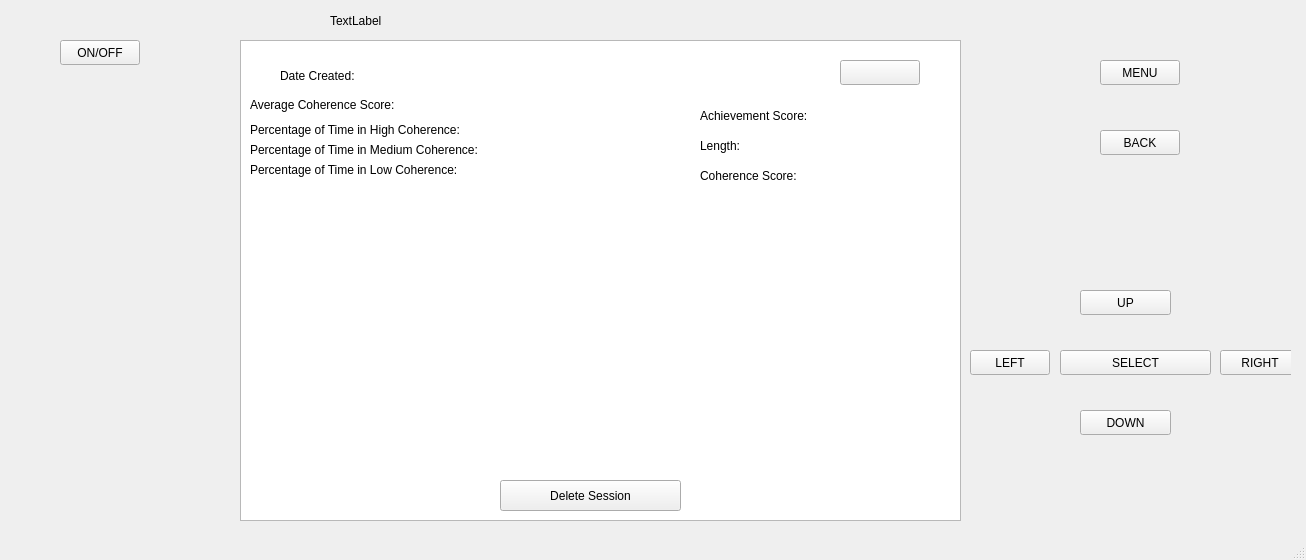
<?xml version="1.0" encoding="UTF-8"?>
<ui version="4.0">
 <class>MainWindow</class>
 <widget class="QMainWindow" name="MainWindow">
  <property name="geometry">
   <rect>
    <x>0</x>
    <y>0</y>
    <width>1306</width>
    <height>560</height>
   </rect>
  </property>
  <property name="windowTitle">
   <string>MainWindow</string>
  </property>
  <widget class="QWidget" name="centralwidget">
   <widget class="QLabel" name="menuLabel">
    <property name="geometry">
     <rect>
      <x>330</x>
      <y>0</y>
      <width>621</width>
      <height>41</height>
     </rect>
    </property>
    <property name="text">
     <string>TextLabel</string>
    </property>
   </widget>
   <widget class="QListWidget" name="mainListView">
    <property name="geometry">
     <rect>
      <x>240</x>
      <y>40</y>
      <width>721</width>
      <height>481</height>
     </rect>
    </property>
   </widget>
   <widget class="QPushButton" name="backButton">
    <property name="geometry">
     <rect>
      <x>1100</x>
      <y>130</y>
      <width>80</width>
      <height>25</height>
     </rect>
    </property>
    <property name="text">
     <string>BACK</string>
    </property>
   </widget>
   <widget class="QPushButton" name="menuButton">
    <property name="geometry">
     <rect>
      <x>1100</x>
      <y>60</y>
      <width>80</width>
      <height>25</height>
     </rect>
    </property>
    <property name="text">
     <string>MENU</string>
    </property>
   </widget>
   <widget class="QPushButton" name="pushButton_3">
    <property name="geometry">
     <rect>
      <x>60</x>
      <y>40</y>
      <width>80</width>
      <height>25</height>
     </rect>
    </property>
    <property name="text">
     <string>ON/OFF</string>
    </property>
   </widget>
   <widget class="Battery" name="widget" native="true">
    <property name="geometry">
     <rect>
      <x>40</x>
      <y>120</y>
      <width>120</width>
      <height>291</height>
     </rect>
    </property>
   </widget>
   <widget class="QWidget" name="breathPacersetting" native="true">
    <property name="enabled">
     <bool>true</bool>
    </property>
    <property name="geometry">
     <rect>
      <x>330</x>
      <y>40</y>
      <width>621</width>
      <height>401</height>
     </rect>
    </property>
    <widget class="QSlider" name="breathSlider">
     <property name="geometry">
      <rect>
       <x>80</x>
       <y>190</y>
       <width>451</width>
       <height>51</height>
      </rect>
     </property>
     <property name="minimum">
      <number>5</number>
     </property>
     <property name="maximum">
      <number>30</number>
     </property>
     <property name="singleStep">
      <number>5</number>
     </property>
     <property name="pageStep">
      <number>10</number>
     </property>
     <property name="orientation">
      <enum>Qt::Horizontal</enum>
     </property>
     <property name="tickPosition">
      <enum>QSlider::TicksBelow</enum>
     </property>
     <property name="tickInterval">
      <number>5</number>
     </property>
    </widget>
    <widget class="QLabel" name="breathSliderText">
     <property name="geometry">
      <rect>
       <x>130</x>
       <y>130</y>
       <width>231</width>
       <height>27</height>
      </rect>
     </property>
     <property name="text">
      <string>Breath Pacer: 10 seconds</string>
     </property>
    </widget>
   </widget>
   <widget class="QWidget" name="sessionScreen" native="true">
    <property name="geometry">
     <rect>
      <x>240</x>
      <y>40</y>
      <width>711</width>
      <height>471</height>
     </rect>
    </property>
    <widget class="LightStrip" name="breathPacerLights" native="true">
     <property name="geometry">
      <rect>
       <x>80</x>
       <y>410</y>
       <width>561</width>
       <height>31</height>
      </rect>
     </property>
    </widget>
    <widget class="QCustomPlot" name="graphWidget" native="true">
     <property name="geometry">
      <rect>
       <x>100</x>
       <y>190</y>
       <width>511</width>
       <height>221</height>
      </rect>
     </property>
    </widget>
    <widget class="QLabel" name="coherenceScoreLabel">
     <property name="geometry">
      <rect>
       <x>460</x>
       <y>120</y>
       <width>261</width>
       <height>31</height>
      </rect>
     </property>
     <property name="text">
      <string>Coherence Score: </string>
     </property>
    </widget>
    <widget class="QLabel" name="lengthLabel">
     <property name="geometry">
      <rect>
       <x>460</x>
       <y>90</y>
       <width>261</width>
       <height>31</height>
      </rect>
     </property>
     <property name="text">
      <string>Length:</string>
     </property>
    </widget>
    <widget class="QLabel" name="achievementScoreLabel">
     <property name="geometry">
      <rect>
       <x>460</x>
       <y>60</y>
       <width>261</width>
       <height>31</height>
      </rect>
     </property>
     <property name="text">
      <string>Achievement Score:</string>
     </property>
    </widget>
    <widget class="QLabel" name="percentHighLabel">
     <property name="geometry">
      <rect>
       <x>10</x>
       <y>70</y>
       <width>451</width>
       <height>41</height>
      </rect>
     </property>
     <property name="text">
      <string>&lt;html&gt;&lt;head/&gt;&lt;body&gt;&lt;p&gt;Percentage of Time in High Coherence: &lt;/p&gt;&lt;/body&gt;&lt;/html&gt;</string>
     </property>
    </widget>
    <widget class="QLabel" name="percentMediumLabel">
     <property name="geometry">
      <rect>
       <x>10</x>
       <y>90</y>
       <width>451</width>
       <height>41</height>
      </rect>
     </property>
     <property name="text">
      <string>&lt;html&gt;&lt;head/&gt;&lt;body&gt;&lt;p&gt;Percentage of Time in Medium Coherence: &lt;/p&gt;&lt;/body&gt;&lt;/html&gt;</string>
     </property>
    </widget>
    <widget class="QLabel" name="percentLowLabel">
     <property name="geometry">
      <rect>
       <x>10</x>
       <y>110</y>
       <width>441</width>
       <height>41</height>
      </rect>
     </property>
     <property name="text">
      <string>&lt;html&gt;&lt;head/&gt;&lt;body&gt;&lt;p&gt;Percentage of Time in Low Coherence: &lt;/p&gt;&lt;/body&gt;&lt;/html&gt;</string>
     </property>
    </widget>
    <widget class="QLabel" name="averageCoherenceScoreLabel">
     <property name="geometry">
      <rect>
       <x>10</x>
       <y>50</y>
       <width>441</width>
       <height>31</height>
      </rect>
     </property>
     <property name="text">
      <string>&lt;html&gt;&lt;head/&gt;&lt;body&gt;&lt;p&gt;Average Coherence Score:&lt;/p&gt;&lt;/body&gt;&lt;/html&gt;</string>
     </property>
    </widget>
    <widget class="QPushButton" name="coherenceLight">
     <property name="geometry">
      <rect>
       <x>600</x>
       <y>20</y>
       <width>80</width>
       <height>25</height>
      </rect>
     </property>
     <property name="text">
      <string/>
     </property>
    </widget>
    <widget class="QLabel" name="dateLabel">
     <property name="geometry">
      <rect>
       <x>40</x>
       <y>20</y>
       <width>281</width>
       <height>31</height>
      </rect>
     </property>
     <property name="text">
      <string>Date Created: </string>
     </property>
    </widget>
    <widget class="QPushButton" name="deleteSessionButton">
     <property name="geometry">
      <rect>
       <x>260</x>
       <y>440</y>
       <width>181</width>
       <height>31</height>
      </rect>
     </property>
     <property name="text">
      <string>Delete Session</string>
     </property>
    </widget>
   </widget>
   <widget class="QWidget" name="selectorButtons" native="true">
    <property name="geometry">
     <rect>
      <x>960</x>
      <y>260</y>
      <width>331</width>
      <height>181</height>
     </rect>
    </property>
    <widget class="QPushButton" name="upButton">
     <property name="geometry">
      <rect>
       <x>120</x>
       <y>30</y>
       <width>91</width>
       <height>25</height>
      </rect>
     </property>
     <property name="text">
      <string>UP</string>
     </property>
    </widget>
    <widget class="QPushButton" name="leftButton">
     <property name="geometry">
      <rect>
       <x>10</x>
       <y>90</y>
       <width>80</width>
       <height>25</height>
      </rect>
     </property>
     <property name="text">
      <string>LEFT</string>
     </property>
    </widget>
    <widget class="QPushButton" name="rightButton">
     <property name="geometry">
      <rect>
       <x>260</x>
       <y>90</y>
       <width>80</width>
       <height>25</height>
      </rect>
     </property>
     <property name="text">
      <string>RIGHT</string>
     </property>
    </widget>
    <widget class="QPushButton" name="downButton">
     <property name="geometry">
      <rect>
       <x>120</x>
       <y>150</y>
       <width>91</width>
       <height>25</height>
      </rect>
     </property>
     <property name="text">
      <string>DOWN</string>
     </property>
    </widget>
   </widget>
   <widget class="QPushButton" name="selectButton">
    <property name="geometry">
     <rect>
      <x>1060</x>
      <y>350</y>
      <width>151</width>
      <height>25</height>
     </rect>
    </property>
    <property name="text">
     <string>SELECT</string>
    </property>
   </widget>
   <zorder>selectorButtons</zorder>
   <zorder>breathPacersetting</zorder>
   <zorder>menuLabel</zorder>
   <zorder>mainListView</zorder>
   <zorder>backButton</zorder>
   <zorder>menuButton</zorder>
   <zorder>pushButton_3</zorder>
   <zorder>widget</zorder>
   <zorder>sessionScreen</zorder>
   <zorder>selectButton</zorder>
  </widget>
  <widget class="QMenuBar" name="menubar">
   <property name="geometry">
    <rect>
     <x>0</x>
     <y>0</y>
     <width>1306</width>
     <height>32</height>
    </rect>
   </property>
  </widget>
  <widget class="QStatusBar" name="statusbar"/>
 </widget>
 <customwidgets>
  <customwidget>
   <class>Battery</class>
   <extends>QWidget</extends>
   <header>battery.h</header>
   <container>1</container>
  </customwidget>
  <customwidget>
   <class>LightStrip</class>
   <extends>QWidget</extends>
   <header>lightstrip.h</header>
   <container>1</container>
  </customwidget>
  <customwidget>
   <class>QCustomPlot</class>
   <extends>QWidget</extends>
   <header>qcustomplot.h</header>
   <container>1</container>
  </customwidget>
 </customwidgets>
 <resources/>
 <connections/>
</ui>
